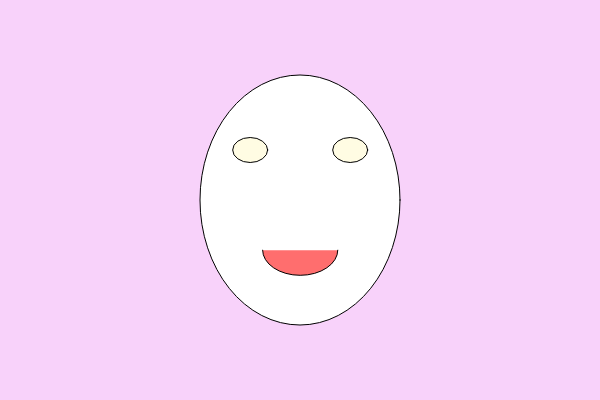
Frame 1 (no input)
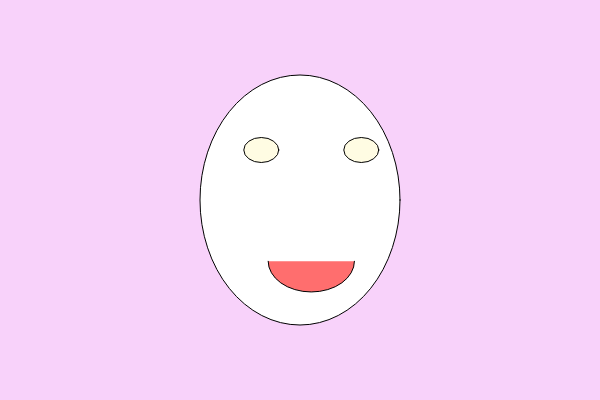
Frame 60 (no input)
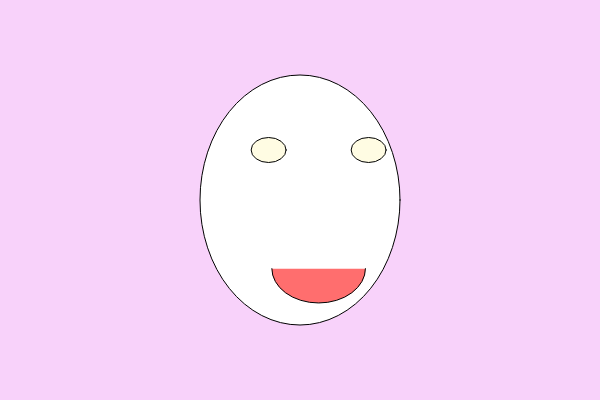
Frame 120 (the mouse pressed at the canvas centre since frame 60)

The p5.js sketch that drew these frames (run headless with seeded random() and noise() and a simulated clock; from frame 60 on, the mouse is pressed at the canvas centre):

// p5.js sketch
// ── sketch.js
function setup() {
  createCanvas(600,400);//Tamany de l'àrea de dibuix
  //El primer número es l'mplada en píxels i el segon número es l'alçada en píxels.
}

function draw() {
  let sinus=sin(frameCount*0.01)*20;
  let sinuscolor=sin(frameCount*0,01)
  //Sinus és una variable, és un nom que conté números que canvien,
  //És a dir, una variable numèrica on guardem números que provenen
  //De la funció Sinus que genera números entre -1 i +1.
  //Si els números entre -1 i +1 ho multiplico per 20, es transformaràn en números entre -20 i +20. No seràn aleatoris, si no que augmentaràn i disminuiràn repetidament sense parar. Aquesta variable la puc sumar, multiplicar, dividir o canviar en qualsevol paràmetrede les funcions següents.
  background(248,210,250);//Color del fons del dibuix
  //El primer número es el nivell de vermell"R",el segon número és el nivell de verd "G" i el tercer número és l'intensitat de blau "B" per tant color RGB en html. Dintre de background o fons.
  fill(2675+sinus, 258+sinus, 2877+sinus);//Color de la cara exterior
  //En el cas de fill serà el mateix.Però el que fa es omplir de color la figura següent que son dos ellipses.
  ellipse(300,200,200,250);//Forma de la cara exterior
 //El primer número es la posició "X" desde la cantonada superior esquerra que es al "0,0",el segon número la pisició "y" o alçada del centre de la ellipse.El tercer número és la amplada de la ellipse. El quart número és la alçada de la ellipse.
    fill(255, 252, 227);//Color blanc dels ulls
  
  ellipse(350+sinus,150,35,25);//Ull dret perquè x=350
  ellipse(250+sinus,150,35,25);// Ull esquerra perquè x=250
  fill(255,110,110);
  arc(300+sinus,250+sinus,75+sinus,50+sinus,0,PI);
}
